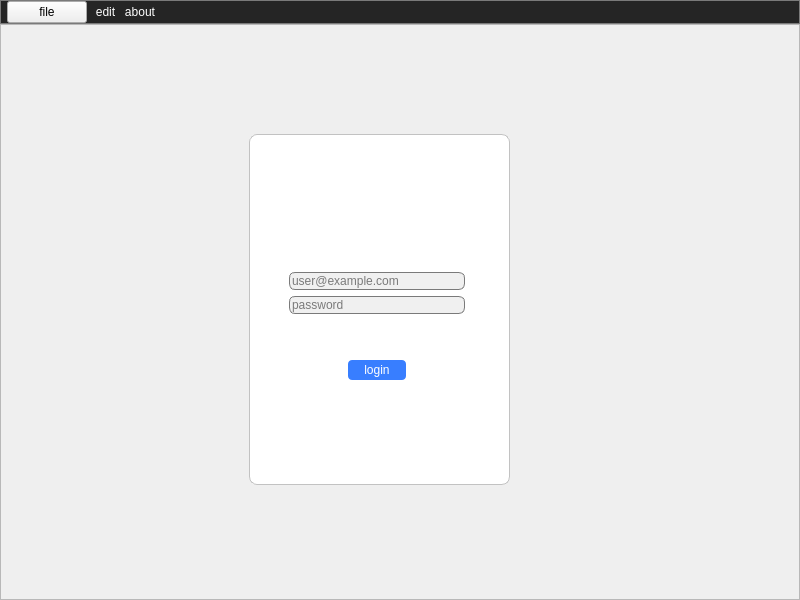
<?xml version="1.0" encoding="UTF-8"?>
<ui version="4.0">
 <class>app</class>
 <widget class="QMainWindow" name="app">
  <property name="geometry">
   <rect>
    <x>0</x>
    <y>0</y>
    <width>800</width>
    <height>600</height>
   </rect>
  </property>
  <property name="windowTitle">
   <string>app</string>
  </property>
  <property name="styleSheet">
   <string notr="true">app {
  background-color: #f0f0f0;
  color: #000000;
}</string>
  </property>
  <widget class="QWidget" name="centralwidget">
   <layout class="QVBoxLayout" name="verticalLayout">
    <property name="spacing">
     <number>0</number>
    </property>
    <property name="leftMargin">
     <number>0</number>
    </property>
    <property name="topMargin">
     <number>0</number>
    </property>
    <property name="rightMargin">
     <number>0</number>
    </property>
    <property name="bottomMargin">
     <number>0</number>
    </property>
    <item>
     <widget class="QFrame" name="barra_h">
      <property name="styleSheet">
       <string notr="true">QFrame#barra_h {
    background-color: #252525;
    border: 1px solid #7a7a7a;
    color: #ffffff;
}</string>
      </property>
      <property name="frameShape">
       <enum>QFrame::Shape::StyledPanel</enum>
      </property>
      <property name="frameShadow">
       <enum>QFrame::Shadow::Raised</enum>
      </property>
      <layout class="QHBoxLayout" name="horizontalLayout_3">
       <property name="spacing">
        <number>0</number>
       </property>
       <property name="leftMargin">
        <number>0</number>
       </property>
       <property name="topMargin">
        <number>0</number>
       </property>
       <property name="rightMargin">
        <number>0</number>
       </property>
       <property name="bottomMargin">
        <number>0</number>
       </property>
       <item>
        <layout class="QHBoxLayout" name="horizontalLayout_2">
         <property name="spacing">
          <number>0</number>
         </property>
         <item>
          <layout class="QHBoxLayout" name="horizontalLayout">
           <property name="spacing">
            <number>8</number>
           </property>
           <property name="leftMargin">
            <number>6</number>
           </property>
           <property name="rightMargin">
            <number>6</number>
           </property>
           <item>
            <widget class="QPushButton" name="file">
             <property name="sizePolicy">
              <sizepolicy hsizetype="Minimum" vsizetype="Minimum">
               <horstretch>0</horstretch>
               <verstretch>0</verstretch>
              </sizepolicy>
             </property>
             <property name="styleSheet">
              <string notr="true">QPushButton#file {
  color: #ffffff;
  border: none
}

QPushButton#file:hover {
  background-color: #7a7a7a;
  color: #ffffff;
}</string>
             </property>
             <property name="text">
              <string>file</string>
             </property>
            </widget>
           </item>
           <item>
            <widget class="QPushButton" name="edit">
             <property name="sizePolicy">
              <sizepolicy hsizetype="Minimum" vsizetype="Minimum">
               <horstretch>0</horstretch>
               <verstretch>0</verstretch>
              </sizepolicy>
             </property>
             <property name="styleSheet">
              <string notr="true">QPushButton#edit {
  color: #ffffff;
  border: none
}

QPushButton#edit:hover {
  background-color: #7a7a7a;
  color: #ffffff;
}</string>
             </property>
             <property name="text">
              <string>edit</string>
             </property>
            </widget>
           </item>
           <item>
            <widget class="QPushButton" name="about">
             <property name="sizePolicy">
              <sizepolicy hsizetype="Minimum" vsizetype="Minimum">
               <horstretch>0</horstretch>
               <verstretch>0</verstretch>
              </sizepolicy>
             </property>
             <property name="styleSheet">
              <string notr="true">QPushButton#about {
  color: #ffffff;
  border: none
}

QPushButton#about:hover {
  background-color: #7a7a7a;
  color: #ffffff;
}</string>
             </property>
             <property name="text">
              <string>about</string>
             </property>
            </widget>
           </item>
          </layout>
         </item>
         <item>
          <spacer name="horizontalSpacer_2">
           <property name="orientation">
            <enum>Qt::Orientation::Horizontal</enum>
           </property>
           <property name="sizeType">
            <enum>QSizePolicy::Policy::Expanding</enum>
           </property>
           <property name="sizeHint" stdset="0">
            <size>
             <width>40</width>
             <height>20</height>
            </size>
           </property>
          </spacer>
         </item>
         <item>
          <spacer name="horizontalSpacer">
           <property name="orientation">
            <enum>Qt::Orientation::Horizontal</enum>
           </property>
           <property name="sizeType">
            <enum>QSizePolicy::Policy::Expanding</enum>
           </property>
           <property name="sizeHint" stdset="0">
            <size>
             <width>100</width>
             <height>20</height>
            </size>
           </property>
          </spacer>
         </item>
        </layout>
       </item>
      </layout>
     </widget>
    </item>
    <item>
     <widget class="QFrame" name="frame">
      <property name="sizePolicy">
       <sizepolicy hsizetype="Expanding" vsizetype="Expanding">
        <horstretch>0</horstretch>
        <verstretch>1</verstretch>
       </sizepolicy>
      </property>
      <property name="frameShape">
       <enum>QFrame::Shape::StyledPanel</enum>
      </property>
      <property name="frameShadow">
       <enum>QFrame::Shadow::Raised</enum>
      </property>
      <widget class="QFrame" name="frame_2">
       <property name="geometry">
        <rect>
         <x>249</x>
         <y>110</y>
         <width>261</width>
         <height>351</height>
        </rect>
       </property>
       <property name="styleSheet">
        <string notr="true">QFrame#frame_2 {
  background-color: #ffffff;
  border: 1px solid #c2c2c2;
  border-radius: 8px;
}</string>
       </property>
       <property name="frameShape">
        <enum>QFrame::Shape::StyledPanel</enum>
       </property>
       <property name="frameShadow">
        <enum>QFrame::Shadow::Raised</enum>
       </property>
       <widget class="QWidget" name="">
        <property name="geometry">
         <rect>
          <x>40</x>
          <y>110</y>
          <width>176</width>
          <height>136</height>
         </rect>
        </property>
        <layout class="QVBoxLayout" name="verticalLayout_3">
         <item>
          <layout class="QVBoxLayout" name="verticalLayout_2">
           <item>
            <spacer name="verticalSpacer_2">
             <property name="orientation">
              <enum>Qt::Orientation::Vertical</enum>
             </property>
             <property name="sizeHint" stdset="0">
              <size>
               <width>20</width>
               <height>40</height>
              </size>
             </property>
            </spacer>
           </item>
           <item>
            <widget class="QLineEdit" name="lineEdit">
             <property name="styleSheet">
              <string notr="true">QLineEdit {
  color: #7a7a7a;
  background-color: #f0f0f0;
  border: 1px solid #7a7a7a;
  border-radius: 6px;
}</string>
             </property>
             <property name="text">
              <string>user@example.com</string>
             </property>
            </widget>
           </item>
           <item>
            <widget class="QLineEdit" name="lineEdit_2">
             <property name="styleSheet">
              <string notr="true">QLineEdit {
  color: #7a7a7a;
  background-color: #f0f0f0;
  border: 1px solid #7a7a7a;
  border-radius: 6px;
}</string>
             </property>
             <property name="text">
              <string>password</string>
             </property>
            </widget>
           </item>
          </layout>
         </item>
         <item>
          <spacer name="verticalSpacer">
           <property name="orientation">
            <enum>Qt::Orientation::Vertical</enum>
           </property>
           <property name="sizeType">
            <enum>QSizePolicy::Policy::Minimum</enum>
           </property>
           <property name="sizeHint" stdset="0">
            <size>
             <width>20</width>
             <height>40</height>
            </size>
           </property>
          </spacer>
         </item>
         <item>
          <layout class="QHBoxLayout" name="horizontalLayout_4">
           <item>
            <spacer name="horizontalSpacer_4">
             <property name="orientation">
              <enum>Qt::Orientation::Horizontal</enum>
             </property>
             <property name="sizeHint" stdset="0">
              <size>
               <width>40</width>
               <height>20</height>
              </size>
             </property>
            </spacer>
           </item>
           <item>
            <widget class="QPushButton" name="login">
             <property name="sizePolicy">
              <sizepolicy hsizetype="Expanding" vsizetype="Expanding">
               <horstretch>0</horstretch>
               <verstretch>0</verstretch>
              </sizepolicy>
             </property>
             <property name="styleSheet">
              <string notr="true">QPushButton#login {
  color: #ffffff;
  background-color: #387eff;
  border: none;
  border-radius: 4px;
}

QPushButton#login:hover {
  background-color: #669cff;
  color: #000000;
}

QPushButton#login:pressed {
  background-color: #0059ff;
  color: #000000;
}

QPushButton#login:disabled {
  background-color: #003699;
  color: #000000;
}</string>
             </property>
             <property name="text">
              <string>login</string>
             </property>
            </widget>
           </item>
           <item>
            <spacer name="horizontalSpacer_3">
             <property name="orientation">
              <enum>Qt::Orientation::Horizontal</enum>
             </property>
             <property name="sizeHint" stdset="0">
              <size>
               <width>40</width>
               <height>20</height>
              </size>
             </property>
            </spacer>
           </item>
          </layout>
         </item>
        </layout>
       </widget>
      </widget>
     </widget>
    </item>
   </layout>
  </widget>
 </widget>
 <resources/>
 <connections/>
</ui>
